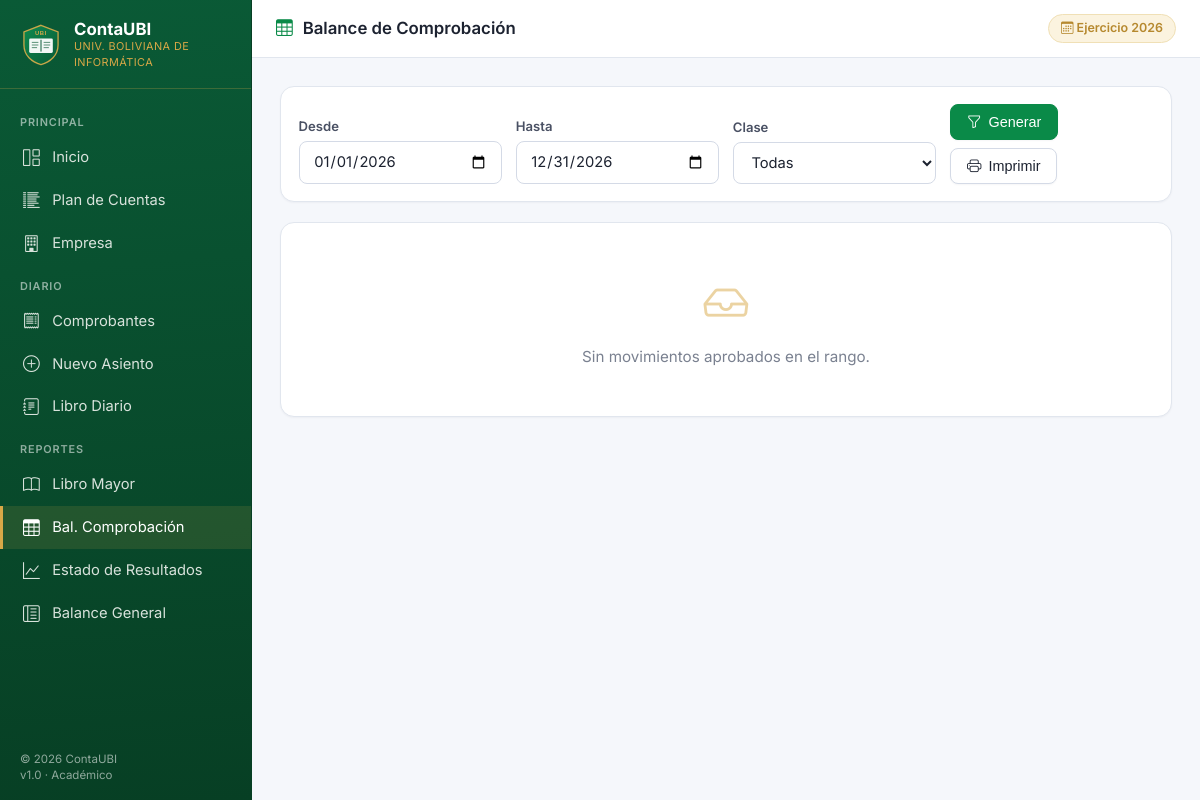
The app's page /balance_comprobacion.php with its own data.
### tables this page shows
CREATE TABLE empresa (
    id          INT AUTO_INCREMENT PRIMARY KEY,
    nombre      VARCHAR(150) NOT NULL DEFAULT 'Universidad Boliviana de Informática',
    nit         VARCHAR(20)  NOT NULL DEFAULT '0000000000',
    ciudad      VARCHAR(80)  NOT NULL DEFAULT 'La Paz',
    direccion   VARCHAR(200) DEFAULT '',
    telefono    VARCHAR(40)  DEFAULT '',
    email       VARCHAR(120) DEFAULT '',
    moneda      VARCHAR(10)  NOT NULL DEFAULT 'Bs.',
    ejercicio   INT          NOT NULL DEFAULT 2026,
    fecha_inicio_ejercicio DATE NOT NULL DEFAULT '2026-01-01',
    fecha_cierre_ejercicio DATE NOT NULL DEFAULT '2026-12-31',
    logo_texto  VARCHAR(10)  NOT NULL DEFAULT 'UBI',
    creado_en   TIMESTAMP DEFAULT CURRENT_TIMESTAMP
);

### helpers.php (called while the page is built, shortened)
<?php
function h($s): string {
    return htmlspecialchars((string)($s ?? ''), ENT_QUOTES | ENT_SUBSTITUTE, 'UTF-8');
}

### conexion.php (called while the page is built, shortened)
<?php
$DB_HOST = getenv('CONTAUBI_DB_HOST') ?: '127.0.0.1';
$DB_USER = getenv('CONTAUBI_DB_USER') ?: 'root';
$DB_PASS = getenv('CONTAUBI_DB_PASS') ?: '';
$DB_NAME = getenv('CONTAUBI_DB_NAME') ?: 'contaubi';
try {
    $conn = new mysqli($DB_HOST, $DB_USER, $DB_PASS, $DB_NAME);
    $conn->set_charset('utf8mb4');
    $conn->query("SET sql_mode = 'STRICT_TRANS_TABLES,NO_ENGINE_SUBSTITUTION'");
} catch (Throwable $e) {
    http_response_code(500);
    echo "<h1 style='font-family:sans-serif;color:#c00'>Error de conexión a la base de datos</h1>";
    echo "<p>Verificá que MySQL esté corriendo y que la base <code>contaubi</code> exista.</p>";
    echo "<pre style='background:#111;color:#eee;padding:1rem'>" . htmlspecialchars($e->getMessage()) . "</pre>";
    exit;
}
$EMPRESA = $conn->query("SELECT * FROM empresa LIMIT 1")->fetch_assoc()
        ?: ['nombre'=>'ContaUBI','nit'=>'','ciudad'=>'','moneda'=>'Bs.','ejercicio'=>(int)date('Y'),
            'fecha_inicio_ejercicio'=>date('Y').'-01-01','fecha_cierre_ejercicio'=>date('Y').'-12-31',
            'logo_texto'=>'UBI'];

### balance_comprobacion.php (the view, shortened to what this page needs)
<?php
require_once __DIR__ . '/conexion.php';
require_once __DIR__ . '/helpers.php';
$pageTitle  = 'Balance de Comprobación';
$pageIcon   = 'bi-table';
$activePage = 'balance_comp';
$desde = $_GET['desde'] ?? $EMPRESA['fecha_inicio_ejercicio'];
$hasta = $_GET['hasta'] ?? $EMPRESA['fecha_cierre_ejercicio'];
$where = "c.estado='APROBADO' AND c.fecha BETWEEN ? AND ?";
$types='ss'; $params=[$desde,$hasta];
$sql = "SELECT cu.id, cu.codigo, cu.nombre, cu.naturaleza, cu.clase,
               COALESCE(SUM(m.debe),0)  AS debe,
               COALESCE(SUM(m.haber),0) AS haber
        FROM cuentas cu
        LEFT JOIN movimientos m  ON m.cuenta_id = cu.id
        LEFT JOIN comprobantes c ON c.id = m.comprobante_id AND $where
        WHERE cu.es_imputable = 1
        GROUP BY cu.id, cu.codigo, cu.nombre, cu.naturaleza, cu.clase
        HAVING debe > 0 OR haber > 0
        ORDER BY cu.codigo";
$stmt = $conn->prepare($sql);
$stmt->bind_param($types, ...$params);
$stmt->execute();
$rows = $stmt->get_result()->fetch_all(MYSQLI_ASSOC);
include __DIR__ . '/layout_top.php';
?>
<form method="GET" class="filtros no-print">
  <div class="form-group">
    <label class="form-label">Desde</label>
    <input type="date" name="desde" class="form-control" value="<?= h($desde) ?>">
  </div>
  <div class="form-group">
    <label class="form-label">Hasta</label>
    <input type="date" name="hasta" class="form-control" value="<?= h($hasta) ?>">
  </div>
  <div class="form-group">
    <label class="form-label">Clase</label>
    <select name="clase" class="form-control">
      <option value="">Todas</option>
    </select>
  </div>
  <div class="filtros-actions">
    <button class="btn btn-primary"><i class="bi bi-funnel"></i> Generar</button>
    <button type="button" class="btn" onclick="window.print()"><i class="bi bi-printer"></i> Imprimir</button>
  </div>
</form>
<div class="card">
  <div class="card-body" style="padding:0">
    <?php if (empty($rows)): ?>
      <div class="empty-state"><i class="bi bi-inbox"></i><p>Sin movimientos aprobados en el rango.</p></div>
    <?php endif; ?>
  </div>
</div>
<?php include __DIR__ . '/layout_bottom.php'; ?>

### layout_top.php (shortened to what this page needs)
<?php
$pageTitle  = $pageTitle  ?? 'ContaUBI';
$activePage = $activePage ?? '';
$EMPRESA    = $EMPRESA    ?? ['nombre'=>'ContaUBI','ejercicio'=>(int)date('Y'),'logo_texto'=>'UBI','moneda'=>'Bs.'];
$nav = [
    ['Principal',   '',                                 ''],
    ['Inicio',      'index.php',                'home',           'bi-grid-1x2'],
    ['Plan de Cuentas','cuentas.php',           'cuentas',        'bi-list-columns-reverse'],
    ['Empresa',     'empresa.php',              'empresa',        'bi-building'],
    ['Diario',      '',                                 ''],
    ['Comprobantes','comprobantes.php',         'comprobantes',   'bi-receipt'],
    ['Nuevo Asiento','comprobante_crear.php',   'comprobante_crear','bi-plus-circle'],
    ['Libro Diario','libro_diario.php',         'libro_diario',   'bi-journal-text'],
    ['Reportes',    '',                                 ''],
    ['Libro Mayor', 'libro_mayor.php',          'libro_mayor',    'bi-book'],
    ['Bal. Comprobación','balance_comprobacion.php','balance_comp', 'bi-table'],
    ['Estado de Resultados','estado_resultados.php','estado_resultados','bi-graph-up'],
    ['Balance General','balance_general.php',   'balance_general','bi-layout-text-sidebar-reverse'],
];
?>
<!DOCTYPE html>
<html lang="es">
<head>
<link href="https://cdn.jsdelivr.net/npm/bootstrap-icons@1.11.3/font/bootstrap-icons.css" rel="stylesheet">
<link rel="stylesheet" href="assets/css/app.css">
</head>
<body>
<div class="app-shell">
  <aside class="sidebar">
    <div class="brand">
      <img src="assets/img/logo.svg" alt="UBI">
      <div>
        <div class="title">ContaUBI</div>
        <div class="sub">Univ. Boliviana de Informática</div>
      </div>
    </div>
    <?php
    foreach ($nav as $item) {
        if ($item[1] === '') {
            echo "<div class='section-label'>" . h($item[0]) . "</div>";
        } else {
            $cls = ($activePage === $item[2]) ? 'nav active' : 'nav';
            $icon = $item[3] ?? 'bi-circle';
            echo "<a href='" . h($item[1]) . "' class='" . $cls . "'>"
               . "<i class='bi " . h($icon) . "'></i> " . h($item[0]) . "</a>";
        }
    }
    ?>
    <div class="sidebar-footer">
      &copy; <?= date('Y') ?> ContaUBI<br>
      v1.0 · Académico
    </div>
  </aside>
  <div class="main">
    <div class="topbar">
      <h1><i class="bi <?= h($pageIcon ?? 'bi-app') ?>"></i> <?= h($pageTitle) ?></h1>
      <div class="topbar-right">
        <span class="ejercicio-tag" title="Ejercicio contable activo">
          <i class="bi bi-calendar3"></i>
          Ejercicio <?= h($EMPRESA['ejercicio']) ?>
        </span>
      </div>
    </div>
    <div class="body-pane">

### records on screen
empresa: ejercicio "2026", desde "01/01/2026", hasta "12/31/2026"

### other values on screen
$item[0] "PRINCIPAL"
$item[0] "Inicio"
$item[0] "Plan de Cuentas"
$item[0] "Empresa"
$item[0] "DIARIO"
$item[0] "Comprobantes"
$item[0] "Nuevo Asiento"
$item[0] "Libro Diario"
$item[0] "REPORTES"
$item[0] "Libro Mayor"
$item[0] "Bal. Comprobación"
$item[0] "Estado de Resultados"
$item[0] "Balance General"
$pageTitle "Balance de Comprobación"
